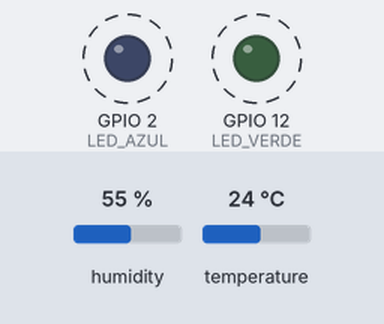
A sketch run on a simulated ESP32. Parts: output pins drawn as LEDs (lit = HIGH). Dashed ring = blinking. The test bench sets the inputs (shaded band); at power-on: humidity 55 %, temperature 24 °C. WiFi joins after 1.5 s; servers stay silent unless stated; uploads are accepted with an empty reply; what the sketch prints to the serial monitor is not drawn.

Above: at 1.7 s.
Timing chart, 0 to 6.6 s (numbered marks = the images above):
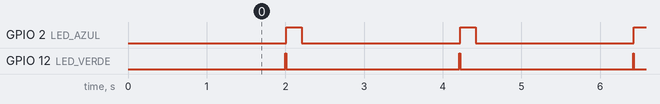

The sketch:

Telemetria.ino
```cpp
#include <WiFi.h>
#include <HTTPClient.h>
#include <Wire.h>
#include "SparkFun_SHTC3.h" // Usando tu sensor RAK1901

// --- CREDENCIALES ---
const char* ssid = "AndroidAP0893";
const char* password = "ullui423";

// --- SERVIDOR AWS ---
// Cambia esto por tu IP Elástica y el puerto nuevo (5000)
String serverUrl = "http://184.72.175.7:5000/api/sensor";

SHTC3 mySensor;

#define LED_VERDE 12
#define LED_AZUL 2

unsigned long lastTime = 0;
unsigned long timerDelay = 2000; // Enviar cada 2 segundos

void setup() {
  Serial.begin(115200);
  pinMode(LED_VERDE, OUTPUT);
  pinMode(LED_AZUL, OUTPUT);

  Wire.begin();
  if(mySensor.begin() != SHTC3_Status_Nominal){
    Serial.println("Error sensor SHTC3");
    while(1);
  }

  WiFi.begin(ssid, password);
  Serial.print("Conectando");
  while(WiFi.status() != WL_CONNECTED) {
    delay(500); Serial.print(".");
  }
  Serial.println(" Conectado!");
}

void loop() {
  if ((millis() - lastTime) > timerDelay) {
    if(WiFi.status() == WL_CONNECTED){

      digitalWrite(LED_VERDE, HIGH);
      mySensor.update();
      float t = mySensor.toDegC();
      float h = mySensor.toPercent();
      digitalWrite(LED_VERDE, LOW);

      // Crear JSON
      String json = "{";
      json += "\"temperatura\": " + String(t) + ",";
      json += "\"humedad\": " + String(h) + ",";
      json += "\"nodo\": \"ESP32_Campo_01\"";
      json += "}";

      // Enviar POST
      digitalWrite(LED_AZUL, HIGH);
      HTTPClient http;
      http.begin(serverUrl);
      http.addHeader("Content-Type", "application/json");
      int response = http.POST(json);

      Serial.printf("T: %.1f H: %.1f -> Resp: %d\n", t, h, response);

      http.end();
      digitalWrite(LED_AZUL, LOW);
    }
    lastTime = millis();
  }
}
```

Measured:
- by itself, GPIO 2 (LED_AZUL): alternates HIGH for 0.20 s and LOW for 2.0 s
- by itself, GPIO 12 (LED_VERDE): alternates HIGH for 0.01 s and LOW for 2.2 s
